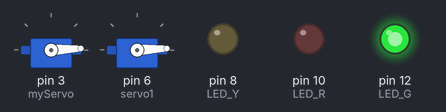
A sketch run on a simulated Arduino Uno, built with avr-gcc and run on an emulated ATmega328P. On the bench: 2 × servo, output pins drawn as LEDs (lit = HIGH).

Above: at 0.05 s.
At 2.45 s:
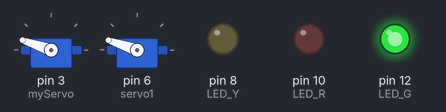
At 4.85 s:
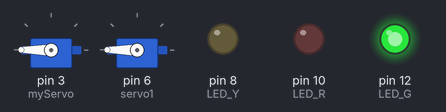
At 9.65 s:
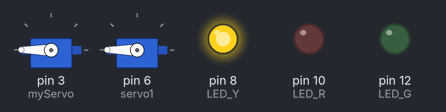
At 14.55 s:
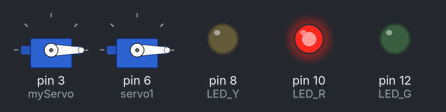
At 19.45 s:
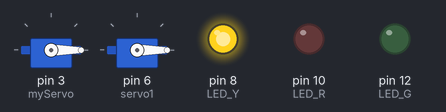
Timing chart, 0 to 25.3 s (numbered marks = the images above):
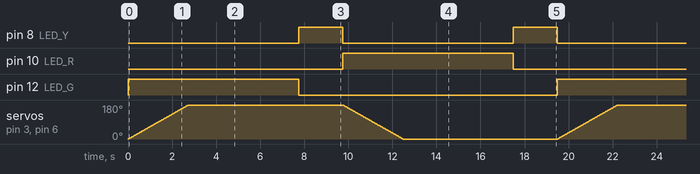

Measured:
- by itself, pin 8 (LED_Y): alternates HIGH for 2.0 s and LOW for 7.7 s
- by itself, pin 10 (LED_R), pin 12 (LED_G): alternates HIGH for 7.7 s and LOW for 11.7 s

The sketch:

Traffic.ino
```cpp
#include <Servo.h>

#define LED_G 12 //define green LED pin
#define LED_R 10 //define red LED
#define LED_Y 8 //define yellow LED
Servo myServo;
Servo servo1;
int pos = 0;
int pos2 = 0;

void setup() {
  // put your setup code here, to run once:
  Serial.begin(9600);
  pinMode(LED_G,OUTPUT);
  pinMode(LED_R,OUTPUT);
  pinMode(LED_Y,OUTPUT);
  myServo.attach(3); //servo pin
  myServo.write(0); //servo start position
  servo1.attach(6); //servo pin
  servo1.write(0); //servo start position

}

void loop() {
  // put your main code here, to run repeatedly:
  digitalWrite(LED_G,HIGH); //enables the 1st set of signals
  digitalWrite(LED_R,LOW);
  digitalWrite(LED_Y,LOW);
  for (pos = 0; pos <= 180; pos += 1) { // goes from 0 degrees to 180 degrees
    // in steps of 1 degree
    myServo.write(pos);
    servo1.write(pos);// tell servo to go to position in variable 'pos'
    delay(15);                       // waits 15ms for the servo to reach the position
  }

  /*
  for (pos2 = 180; pos2 >= 0; pos2 -= 1) { // goes from 180 degrees to 0 degrees
    servo1.write(pos2);              // tell servo to go to position in variable 'pos'
    delay(15);                       // waits 15ms for the servo to reach the position
  }

  */

  delay(5000);

  digitalWrite(LED_G,LOW); //enables the 1st set of signals
  digitalWrite(LED_R,LOW);
  digitalWrite(LED_Y,HIGH);

  delay(2000);

  digitalWrite(LED_G,LOW); //enables the 1st set of signals
  digitalWrite(LED_R,HIGH);
  digitalWrite(LED_Y,LOW);
  for (pos = 180; pos >= 0; pos -= 1) { // goes from 180 degrees to 0 degrees
    myServo.write(pos);
    servo1.write(pos);// tell servo to go to position in variable 'pos'
    delay(15);                       // waits 15ms for the servo to reach the position
  }

  /*
  for (pos2 = 180; pos2 >= 0; pos2 -= 1) { // goes from 180 degrees to 0 degrees
    servo1.write(pos2);              // tell servo to go to position in variable 'pos'
    delay(15);                       // waits 15ms for the servo to reach the position
  }

  */

  delay(5000);

  digitalWrite(LED_G,LOW); //enables the 1st set of signals
  digitalWrite(LED_R,LOW);
  digitalWrite(LED_Y,HIGH);

  delay(2000);


}
```
